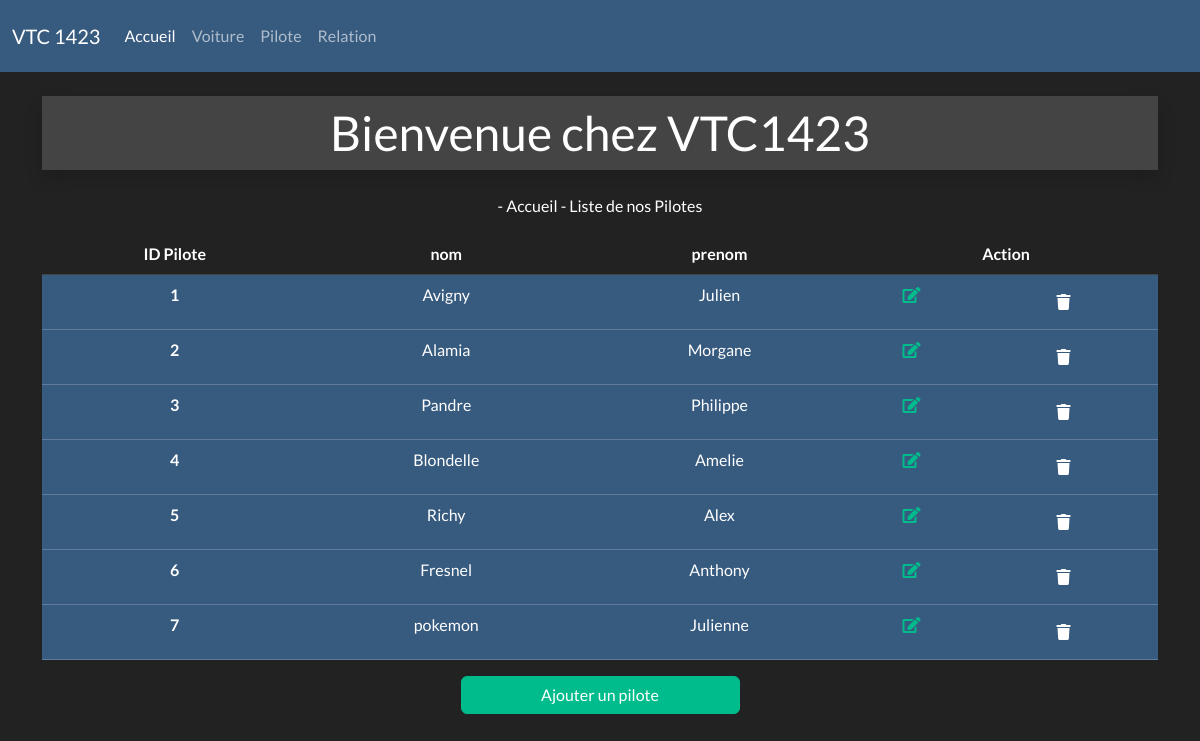
Screenshot of /pilotes with the database file from the repository.
### tables this page shows
CREATE TABLE IF NOT EXISTS `conducteur` (
  `id_conducteur` int(11) NOT NULL AUTO_INCREMENT,
  `prenom` varchar(255) NOT NULL,
  `nom` varchar(255) NOT NULL,
  PRIMARY KEY (`id_conducteur`)
);

### controller/PiloteController.php (called while the page is built, shortened)
<?php
    require_once "./modele/PiloteManager.php";
    class PiloteController{
    public function __construct(){
        $this->piloteManager = new PiloteManager;
        $this->piloteManager->loadPilotes();
    }
    public function displayPilotes(){
        $pilotes = $this->piloteManager->getPilotes();
        require_once "view/pilotes.view.php";
    }
}

### modele/PiloteManager.php (called while the page is built, shortened)
<?php
require_once "Manager.php";
require_once "Pilote.php";
class PiloteManager extends Manager
{
    private $pilotes;
    public function addPilote($pilote)
    {
        $this->pilotes[] = $pilote;
    }
    public function getPilotes()
    {
        return $this->pilotes;
    }
    public function loadPilotes()
    {
        $req = $this->getBdd()->prepare("SELECT * FROM conducteur");
        $req->execute();
        $myPilotes = $req->fetchAll(PDO::FETCH_ASSOC);
    }
}

### modele/Manager.php (called while the page is built, shortened)
<?php
abstract class Manager {
    private $bdd;
    private function setBdd(){
        $this->bdd = new PDO('mysql:host=localhost;dbname=vtc', "root", "");
        $this->bdd->setAttribute(PDO::ATTR_ERRMODE, PDO::ERRMODE_WARNING);
    }
    protected function getBdd(){
        return $this->bdd;
    }
}

### modele/Pilote.php (called while the page is built, shortened)
<?php
class Pilote {
    private int $id_pilote;
    private string $nom;
    private string $prenom;
    public function __construct($id_pilote, $nom, $prenom){
        $this->id_pilote=$id_pilote;
        $this->nom=$nom;
        $this->prenom=$prenom;
    }
    public function getId_pilote()
    {
        return $this->id_pilote;
    }
    public function getNom()
    {
        return $this->nom;
    }
    public function getPrenom()
    {
        return $this->prenom;
    }
}

### view/pilotes.view.php (the view, shortened to what this page needs)
<p>- Accueil - Liste de nos Pilotes</p>
<table class="table table-hover">
  <thead>
    <tr>
      <th scope="col">ID Pilote</th>
      <th scope="col">nom</th>
      <th scope="col">prenom</th>
      <th scope="col" colspan="2">Action</th>
    </tr>
  </thead>
  <tbody>
    <?php foreach ($pilotes as $pilote) : ?>
      <tr class="table-primary">
        <th scope="row"><?= $pilote->getId_pilote() ?></th>
        <td><?= $pilote->getNom() ?></td>
        <td><?= $pilote->getPrenom() ?></td>
        <td><a href="<?= URL ?>pilotes/edit/<?= $pilote->getId_pilote() ?>"><i class="fas fa-edit"></i></a></td>
        <td>
          <form action="<?= URL ?>pilotes/delete/<?= $pilote->getId_pilote() ?>" method="POST" onSubmit=" return confirm('Êtes-vous certain de vouloir supprimer ce jeu ?')">
            <button class="btn" type="submit"><i class="fas fa-trash"></i></button>
          </form>
        </td>
      </tr>
    <?php endforeach ?>
  </tbody>
</table>
<a class="btn btn-success d-block w-25 m-auto" href="<?= URL ?>pilotes/add">Ajouter un pilote</a>
<?php
require_once "base.html.php"
?>

### rows the page displays
conducteur: id_conducteur "1", nom "Avigny", prenom "Julien"
conducteur: id_conducteur "2", nom "Alamia", prenom "Morgane"
conducteur: id_conducteur "3", nom "Pandre", prenom "Philippe"
conducteur: id_conducteur "4", nom "Blondelle", prenom "Amelie"
conducteur: id_conducteur "5", nom "Richy", prenom "Alex"
conducteur: id_conducteur "6", nom "Fresnel", prenom "Anthony"
conducteur: id_conducteur "7", nom "pokemon", prenom "Julienne"

### other values shown
$title "Bienvenue chez VTC1423"
